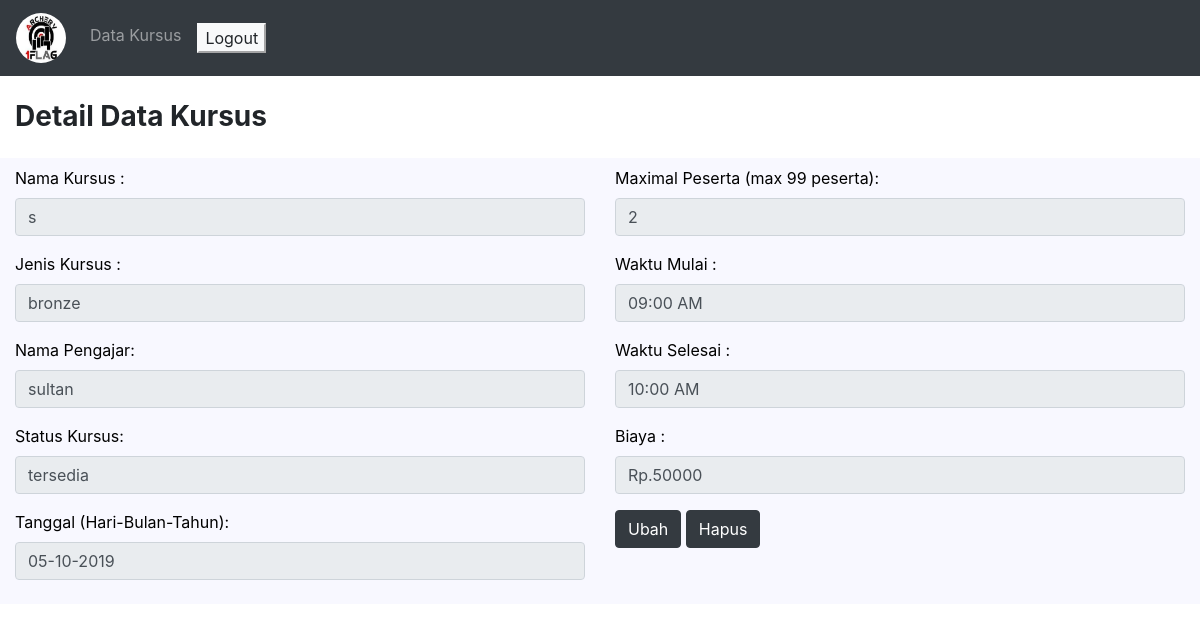
Screenshot of /admin/datakursusDetail.php?kode_kursus=26 (signed in) with the database file from the repository.
### tables this page shows
CREATE TABLE `kursus` (
  `kode_kursus` int(6) NOT NULL,
  `nama_kursus` varchar(50) NOT NULL,
  `jenis_kursus` varchar(20) NOT NULL,
  `kode_pengajar` int(6) NOT NULL,
  `status` varchar(30) NOT NULL,
  `tanggal` date NOT NULL,
  `max_peserta` int(2) NOT NULL,
  `waktu_mulai` varchar(10) NOT NULL,
  `waktu_selesai` varchar(10) NOT NULL,
  `biaya` int(8) NOT NULL
);

CREATE TABLE `pengajar` (
  `kode_pengajar` int(6) NOT NULL,
  `username` varchar(15) NOT NULL,
  `nama` varchar(30) NOT NULL,
  `no_telp` varchar(20) NOT NULL,
  `email` varchar(40) NOT NULL,
  `alamat` varchar(255) NOT NULL
);

### admin/datakursusDetail.php (the view, shortened to what this page needs)
<html lang="en">
<head>
<link rel="stylesheet" href="bs4/1_bootstrap-4.3.1.min.css" >
<?php
include "koneksi.php";
if(!isset($_REQUEST['kode_kursus'])){
		echo "<script>alert('data tidak ada'); window.location.href='datakursus.php';</script>";
}else{
	$query_ambil_kursus= mysqli_query($koneksi,"select * from kursus where kode_kursus = '".$_REQUEST['kode_kursus']." '");
	if(mysqli_num_rows($query_ambil_kursus)>0){
		$hasil_kursus = mysqli_fetch_assoc($query_ambil_kursus);
		$query_pengajar =  mysqli_query($koneksi, "select * from pengajar where kode_pengajar='".$hasil_kursus['kode_pengajar']."'");
		$hasil_pengajar = mysqli_fetch_assoc($query_pengajar);
	}else{
		echo "<script>alert('data tidak ada'); window.location.href='datakursus.php';</script>";
	}
}
?>
</head>
<body>
<nav class="navbar navbar-expand-lg navbar-dark bg-dark" id="warna_navigasi" >
<span class="navbar-brand" ><img src="logo.png" width="50" height="50" class="rounded-circle"></span>
  <div class="collapse navbar-collapse" id="navigasi">
    <ul class="navbar-nav">
	  <li class="nav-item">
        <a class="nav-link" href="datakursus.php">Data Kursus</a>
      </li>
      <li class="nav-item">
        <a class="nav-link" href="logout.php"><button class="btn-light">Logout</button></a>
      </li>
    </ul>
  </div>
</nav>
<br>
<div class="container-fluid">
<h3><b>Detail Data Kursus</b></h3>
<form action="" method="post">
  <div class="row mt-4 py-2" id="konten">
    <div class="col-sm-6 ">
	  <div class="form-group">
			<label>Nama Kursus :</label>
			<input type="text" class="form-control" value="<?php echo $hasil_kursus['nama_kursus']; ?>" autocomplete="off"  readonly>
	  </div>
	  <div class="form-group">
			<label>Jenis Kursus :</label>
			<input type="text" class="form-control" value="<?php echo $hasil_kursus['jenis_kursus']; ?>" autocomplete="off" readonly>
	  </div>
	  <div class="form-group">
			<label>Nama Pengajar:</label>
			<input type="text" class="form-control" value="<?php echo $hasil_pengajar['nama']; ?>" autocomplete="off" readonly>
	  </div>
	  <div class="form-group">
			<label>Status Kursus:</label>
			<input type="text" class="form-control" value="<?php echo $hasil_kursus['status']; ?>" autocomplete="off" readonly>
	  </div>
	  	  <div class="form-group">
			<label>Tanggal (Hari-Bulan-Tahun):</label>
			<input type="text" class="form-control" value="<?php echo date('d-m-Y', strtotime($hasil_kursus['tanggal'])); ?> " autocomplete="off" readonly>
	  </div>
	</div>
	<div class="col-sm-6">
	  <div class="form-group">
			<label>Maximal Peserta (max 99 peserta):</label>
			<input type="text" class="form-control" value="<?php echo $hasil_kursus['max_peserta']; ?>" autocomplete="off" readonly>
	  </div>
	  <div class="form-group">
			<label>Waktu Mulai :</label>
			<input type="text" class="form-control" value="<?php echo $hasil_kursus['waktu_mulai']; ?>" autocomplete="off" readonly>
	  </div>
	   <div class="form-group">
			<label>Waktu Selesai :</label>
			<input type="text" class="form-control" value="<?php echo $hasil_kursus['waktu_selesai']; ?>" autocomplete="off" readonly>
	  </div>
	  <div class="form-group">
			<label>Biaya :</label>
			<input type="text" class="form-control" value="Rp.<?php echo $hasil_kursus['biaya']; ?>" autocomplete="off" readonly>
	  </div>
	  <div class="form-group">
			<input type="submit" class="btn btn-dark" value="Ubah" name="ubah">
			<input type="submit" class="btn btn-dark" value="Hapus" name="hapus">
	  </div>
	</div>
  </div>
</form>
	<br>
</div>
</body>
</html>

### admin/datakursusDetail.php (style rules this page uses)
#warna_navigasi { background-color:dark; }
#konten { background-color:#F8F8FF; color:black; }

### rows the page displays
kursus: nama_kursus "s", jenis_kursus "bronze", status "tersedia", tanggal "05-10-2019", max_peserta "2", waktu_mulai "09:00 AM", waktu_selesai "10:00 AM", biaya "Rp.50000"
pengajar: nama "sultan"
